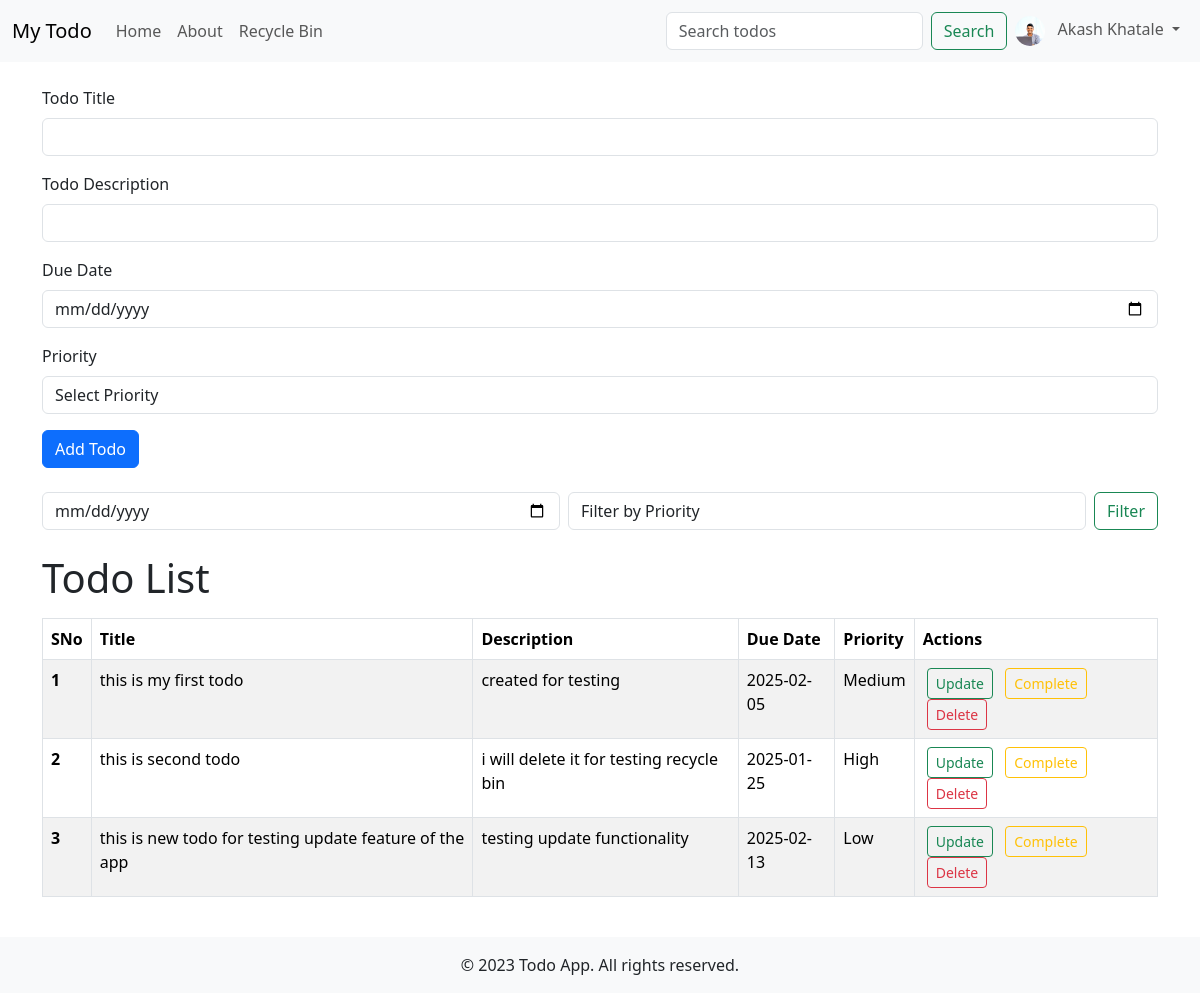
Screenshot of / (signed in) with the database file from the repository.
### app.py (models this page shows)
class User(UserMixin, db.Model):
    id = db.Column(db.Integer, primary_key=True)
    email = db.Column(db.String(100), unique=True, nullable=False)
    password = db.Column(db.String(200), nullable=False)
    name = db.Column(db.String(100), nullable=True)  # New field: User's name
    bio = db.Column(db.String(500), nullable=True)  # New field: User's bio
    profile_photo = db.Column(db.String(200), nullable=True)  # New field: Path to profile photo

class Todo(db.Model):
    sno = db.Column(db.Integer, primary_key=True)
    title = db.Column(db.String(200), nullable=False)
    desc = db.Column(db.String(500), nullable=False)
    date_created = db.Column(db.DateTime, default=datetime.utcnow)
    due_date = db.Column(db.DateTime, nullable=True)
    priority = db.Column(db.String(50), nullable=True)
    completed = db.Column(db.Boolean, default=False)
    deleted = db.Column(db.Boolean, default=False)
    user_id = db.Column(db.Integer, db.ForeignKey('user.id'), nullable=False)

### app.py (the view)
@app.route("/")
@login_required
def home():
    todos = Todo.query.filter_by(user_id=current_user.id, deleted=False).all()
    return render_template("index.html", todos=todos)

### app.py (called while the page is built)
@login_manager.user_loader
def load_user(user_id):
    return User.query.get(int(user_id))

### templates/index.html (shortened to what this page needs)
{% extends "base.html" %}
{% block content %}
    {% if not current_user.is_authenticated %}
        <div class="alert alert-info">
            Please <a href="/login">login</a> or <a href="/signup">signup</a> to manage your todos.
        </div>
    {% else %}
        <form action="/add" method="post">
            <div class="mb-3">
                <label for="todoTitle" class="form-label">Todo Title</label>
                <input type="text" class="form-control" name="title" id="todoTitle" required>
            </div>
            <div class="mb-3">
                <label for="todoDescription" class="form-label">Todo Description</label>
                <input type="text" class="form-control" name="desc" id="todoDescription" required>
            </div>
            <div class="mb-3">
                <label for="dueDate" class="form-label">Due Date</label>
                <input type="date" class="form-control" name="due_date" id="dueDate">
            </div>
            <div class="mb-3">
                <label for="priority" class="form-label">Priority</label>
                <select class="form-control" name="priority" id="priority">
                    <option value="">Select Priority</option>
                </select>
            </div>
            <button type="submit" class="btn btn-primary">Add Todo</button>
        </form>
        <div class="my-4">
            <form action="/filter" method="get" class="d-flex">
                <input type="date" class="form-control me-2" name="due_date" placeholder="Filter by due date">
                <select class="form-control me-2" name="priority">
                    <option value="">Filter by Priority</option>
                </select>
                <button type="submit" class="btn btn-outline-success">Filter</button>
            </form>
        </div>
        <h1 class="mb-3">Todo List</h1>
        <div class="table-responsive">
            <table class="table table-striped table-bordered">
                <thead>
                    <tr>
                        <th scope="col">SNo</th>
                        <th scope="col">Title</th>
                        <th scope="col">Description</th>
                        <th scope="col">Due Date</th>
                        <th scope="col">Priority</th>
                        <th scope="col">Actions</th>
                    </tr>
                </thead>
                <tbody>
                    {% if todos | length == 0 %}
                        <tr>
                            <td colspan="6" class="text-center">No todos found.</td>
                        </tr>
                    {% else %}
                        {% for todo in todos %}
                        <tr>
                            <th scope="row">{{ loop.index }}</th>
                            <td>{{ todo.title }}</td>
                            <td>{{ todo.desc }}</td>
                            <td>{{ todo.due_date.strftime('%Y-%m-%d') if todo.due_date else '' }}</td>
                            <td>{{ todo.priority }}</td>
                            <td>
                                <a href="/update/{{ todo.sno }}" class="btn btn-outline-success btn-sm mx-1">Update</a>
                                <a href="/complete/{{ todo.sno }}" class="btn btn-outline-warning btn-sm mx-1">Complete</a>
                                <a href="/delete/{{ todo.sno }}" class="btn btn-outline-danger btn-sm mx-1">Delete</a>
                            </td>
                        </tr>
                        {% endfor %}
                    {% endif %}
                </tbody>
            </table>
        </div>
    {% endif %}
{% endblock %}

### templates/base.html (shortened to what this page needs)
<!DOCTYPE html>
<html lang="en">
<head>
    <link href="https://cdn.jsdelivr.net/npm/bootstrap@5.3.3/dist/css/bootstrap.min.css" rel="stylesheet">
    <link rel="stylesheet" href="https://cdnjs.cloudflare.com/ajax/libs/font-awesome/6.0.0-beta3/css/all.min.css">
</head>
<body>
    <nav class="navbar navbar-expand-lg navbar-light bg-body-tertiary">
        <div class="container-fluid">
            <a class="navbar-brand" href="/">My Todo</a>
            <div class="collapse navbar-collapse" id="navbarNav">
                <ul class="navbar-nav me-auto">
                    <li class="nav-item">
                        <a class="nav-link" href="/">Home</a>
                    </li>
                    <li class="nav-item">
                        <a class="nav-link" href="/about">About</a>
                    </li>
                    <li class="nav-item">
                        <a class="nav-link" href="/recycle-bin">Recycle Bin</a>
                    </li>
                </ul>
                <form class="d-flex" action="/search" method="GET">
                    <input class="form-control me-2" type="search" name="query" placeholder="Search todos" aria-label="Search">
                    <button class="btn btn-outline-success" type="submit">Search</button>
                </form>
                <ul class="navbar-nav">
                    {% if current_user.is_authenticated %}
                        <li class="nav-item dropdown">
                            <a class="nav-link dropdown-toggle" href="#" id="navbarDropdown" role="button"
                                data-bs-toggle="dropdown" aria-expanded="false">
                                {% if current_user.profile_photo %}
                                    <img src="{{ url_for('static', filename='uploads/' + current_user.profile_photo) }}"
                                         alt="Profile Photo" class="profile-photo">
                                {% else %}
                                    <i class="fas fa-user-circle"></i>
                                {% endif %}
                                {% if current_user.name %}
                                    <span class="ms-2">{{ current_user.name }}</span>
                                {% endif %}
                            </a>
                        </li>
                    {% endif %}
                </ul>
            </div>
        </div>
    </nav>
    <div class="container my-4">
        {% block content %}{% endblock %}
    </div>
    <footer class="bg-light text-center py-3 mt-4">
        <div class="container">
            <p class="mb-0">© 2023 Todo App. All rights reserved.</p>
        </div>
    </footer>
</body>
</html>

### templates/base.html (style rules this page uses)
.profile-photo { width: 30px; height: 30px; border-radius: 50%; object-fit: cover; }

### rows the page displays
User: profile_photo (picture), name "Akash Khatale"
Todo: title "this is my first todo", desc "created for testing", due_date "2025-02-05", priority "Medium"
Todo: title "this is second todo", desc "i will delete it for testing recycle bin", due_date "2025-01-25", priority "High"
Todo: title "this is new todo for testing update feature of the app", desc "testing update functionality", due_date "2025-02-13", priority "Low"
